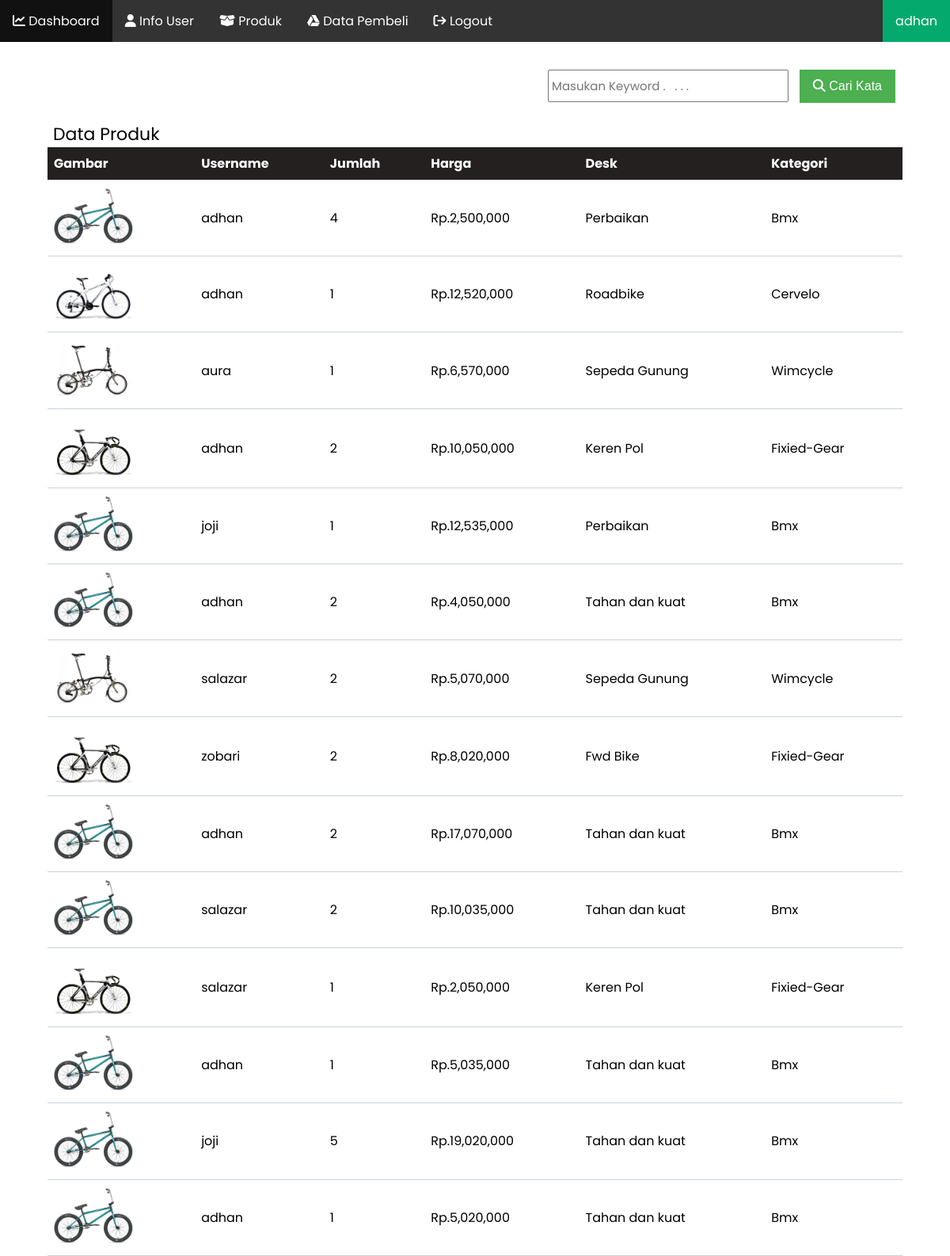
The app's page /admin/data_beli.php (signed in) with its own data.
### tables this page shows
CREATE TABLE `tb_pembelian` (
  `id_pembelian` int(10) NOT NULL,
  `id_user` int(11) NOT NULL,
  `id_produk` int(11) NOT NULL,
  `id_ongkir` int(11) NOT NULL,
  `jumlah` int(11) NOT NULL,
  `tanggal` date NOT NULL,
  `harga` int(11) NOT NULL
);

CREATE TABLE `tb_produk` (
  `id_produk` int(11) NOT NULL,
  `gambar` varchar(200) NOT NULL,
  `nama` varchar(30) NOT NULL,
  `harga` varchar(50) NOT NULL,
  `stok` varchar(11) NOT NULL,
  `desk` text NOT NULL,
  `kategori` varchar(25) NOT NULL
);

CREATE TABLE `tb_user` (
  `id_user` int(11) NOT NULL,
  `username` varchar(30) NOT NULL,
  `psw` varchar(100) NOT NULL,
  `email` varchar(50) NOT NULL,
  `tgl` varchar(25) NOT NULL
);

### admin/data_beli.php (the view, shortened to what this page needs)
<?php
  require '..\koneksi.php';
?>
<!DOCTYPE html>
<html lang="en">
<head>
</head>
<html>
<body>
    <nav>
        <ul>
        <li><a href="index.php"><i class="fa-solid fa-chart-line"></i> Dashboard</a></li>
        <li><a href="info_user.php"><i class="fa-solid fa-user"></i> Info User</a></li>
        <li><a href="data_produk.php"><i class="fa-solid fa-box-open"></i> Produk</a></li>
        <li><a href="data_beli.php"><i class="fa-brands fa-google-drive"></i> Data Pembeli</a></li>
        <li><a href="..\logout.php" onclick="return confirm('yakin?')"><i class="fa-solid fa-arrow-right-from-bracket"></i> Logout</a></li>
        <li style="float:right"><a href="profil_admin.php" class="active"><?php echo $_SESSION['username']?></a></li>
        </ul>
   </nav>
    <div class="tombol">
      <form    METHOD="POST" >
        <input type="text" name="keyword" style="height: 30px;" placeholder="Masukan Keyword .   . . . ">
        <button  class="create" type="submit" name="cari"><i class="fas fa-search"></i> Cari Kata</button>
      </form>
    </div>
    <p class="info">Data Produk</p>
    <table>
        <tr>
            <th>Gambar</th>
            <th>Username</th>
            <th>Jumlah</th>
            <th>Harga</th>
            <th>Desk</th>
            <th>Kategori</th>
        </tr>
        <?php
        $data = $db->query("SELECT tb_produk.gambar, tb_user.username,
                        tb_pembelian.jumlah, tb_pembelian.harga, tb_produk.desk,
                        tb_produk.kategori FROM tb_pembelian
                        LEFT JOIN tb_user on tb_pembelian.id_user = tb_user.id_user
                        LEFT JOIN tb_produk on tb_pembelian.id_produk = tb_produk.id_produk
                        ");
        while($hasil = $data->fetch_array()){
        ?>
        <tr>
            <td><img src="../img/<?=$hasil['gambar']?>" alt="" width="100px"></td>
            <td><?php echo $hasil ['username']?></td>
            <td><?php echo $hasil ['jumlah']?></td>
            <td>Rp.<?php echo number_format ($hasil ['harga'])?></td>
            <td><?php echo $hasil ['desk']?></td>
            <td><?php echo $hasil ['kategori']?></td>
        </tr>
        <?php
        }
        ?>
    </table>
</body>
</html>

### admin/data_beli.php (style rules this page uses)
body { font-family: 'Poppins', sans-serif; }
input[type=text] { margin-right:-65px; padding: 3.5px; margin-top: 8px; font-size: 15px; font-family: 'Poppins', sans-serif; }
ul { list-style-type: none; margin: 0; padding: 0; overflow: hidden; background-color: #333; }
li { float: left; }
li a { display: block; color: white; text-align: center; padding: 14px 16px; text-decoration: none; }
.active { cursor:pointer; background-color: #04AA6D; }
.tombol { float:right; }
* { margin: 0; padding: 0; }
button { background-color: #4CAF50; border: 4px; color: white; padding: 12px 17px; text-align: center; text-decoration: none; display: inline-block; font-size: 16px; margin: 35px 69px 0 75px; cursor: pointer; }
.info { color:black; font-size:22px; padding-left:67px; margin-top:100px; }
table { border-collapse: collapse; width: 90%; margin: auto; }
th, td { text-align: left; padding: 8px; border-bottom:1px solid #cad1db; }
th { background-color: #242020; color: white; }

### records on screen
tb_pembelian: id_produk.gambar (picture), id_user.username "adhan", jumlah "4", harga "2,500,000", id_produk.desk "Perbaikan", id_produk.kategori "Bmx"
tb_pembelian: id_produk.gambar (picture), id_user.username "adhan", jumlah "1", harga "12,520,000", id_produk.desk "Roadbike", id_produk.kategori "Cervelo"
tb_pembelian: id_produk.gambar (picture), id_user.username "aura", jumlah "1", harga "6,570,000", id_produk.desk "Sepeda Gunung", id_produk.kategori "Wimcycle"
tb_pembelian: id_produk.gambar (picture), id_user.username "adhan", jumlah "2", harga "10,050,000", id_produk.desk "Keren Pol", id_produk.kategori "Fixied-Gear"
tb_pembelian: id_produk.gambar (picture), id_user.username "joji", jumlah "1", harga "12,535,000", id_produk.desk "Perbaikan", id_produk.kategori "Bmx"
tb_pembelian: id_produk.gambar (picture), id_user.username "adhan", jumlah "2", harga "4,050,000", id_produk.desk "Tahan dan kuat", id_produk.kategori "Bmx"
tb_pembelian: id_produk.gambar (picture), id_user.username "salazar", jumlah "2", harga "5,070,000", id_produk.desk "Sepeda Gunung", id_produk.kategori "Wimcycle"
tb_pembelian: id_produk.gambar (picture), id_user.username "zobari", jumlah "2", harga "8,020,000", id_produk.desk "Fwd Bike", id_produk.kategori "Fixied-Gear"
tb_pembelian: id_produk.gambar (picture), id_user.username "adhan", jumlah "2", harga "17,070,000", id_produk.desk "Tahan dan kuat", id_produk.kategori "Bmx"
tb_pembelian: id_produk.gambar (picture), id_user.username "salazar", jumlah "2", harga "10,035,000", id_produk.desk "Tahan dan kuat", id_produk.kategori "Bmx"
tb_pembelian: id_produk.gambar (picture), id_user.username "salazar", jumlah "1", harga "2,050,000", id_produk.desk "Keren Pol", id_produk.kategori "Fixied-Gear"
tb_pembelian: id_produk.gambar (picture), id_user.username "adhan", jumlah "1", harga "5,035,000", id_produk.desk "Tahan dan kuat", id_produk.kategori "Bmx"
tb_pembelian: id_produk.gambar (picture), id_user.username "joji", jumlah "5", harga "19,020,000", id_produk.desk "Tahan dan kuat", id_produk.kategori "Bmx"
tb_pembelian: id_produk.gambar (picture), id_user.username "adhan", jumlah "1", harga "5,020,000", id_produk.desk "Tahan dan kuat", id_produk.kategori "Bmx"

### other values on screen
$_SESSION['username'] "adhan"
